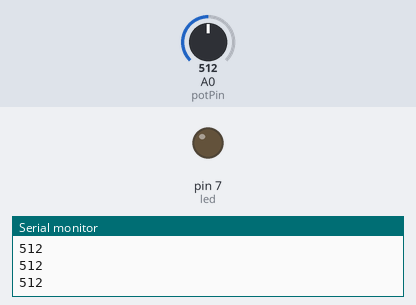
Bench run of a sketch on a simulated Arduino Uno, built with avr-gcc and run on an emulated ATmega328P. Shown: output pins drawn as LEDs (lit = HIGH), the last lines printed to the serial monitor. The inputs (shaded band) are chosen by the test bench; at power-on: A0 (potPin) = 512.

Above: at 1.2 s.
1.3 s: A0 (potPin) set to 524
At 1.8 s:
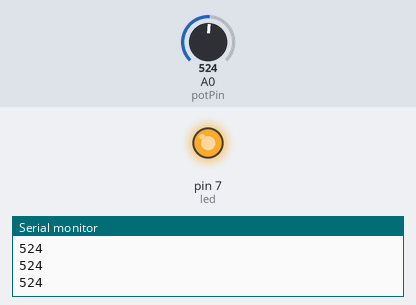
2.8 s: A0 (potPin) set to 511
At 3.1 s:
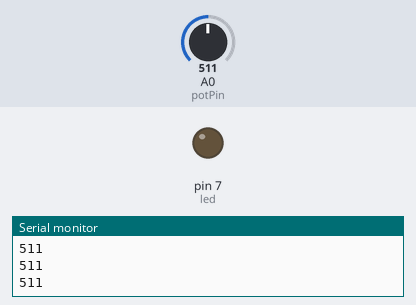
4.3 s: A0 (potPin) set to 716
At 5.6 s:
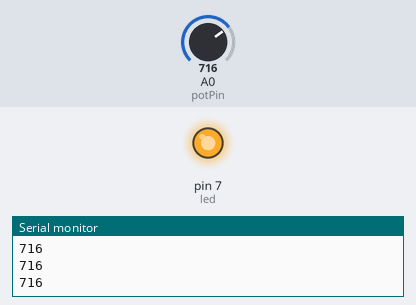
Timing chart, 0 to 7.3 s (numbered marks = the images above; inputs shaded):
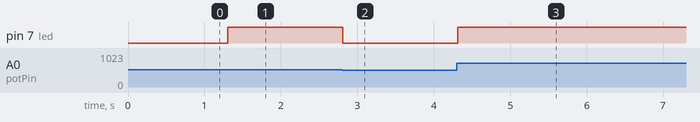

Measured:
- the behaviour switches between 512 and 513 on A0 (potPin) (found by bisection; images 0 and 1)
- after the input at 1.3 s, pin 7 (led): LOW → HIGH at once
- after the input at 2.8 s, pin 7 (led): HIGH → LOW at once
- after the input at 4.3 s, pin 7 (led): LOW → HIGH at once

The sketch:

ex04.ino
```cpp
int potPin = A0;
int led = 7;
void setup() {
  pinMode(led, OUTPUT);
  Serial.begin(9600);
}
void loop() {
  int value = analogRead(potPin);
  if (value > 512) {
    digitalWrite(led, HIGH);
  } else {
    digitalWrite(led, LOW);
  }
  Serial.println(value);
  delay(100);
}
```
